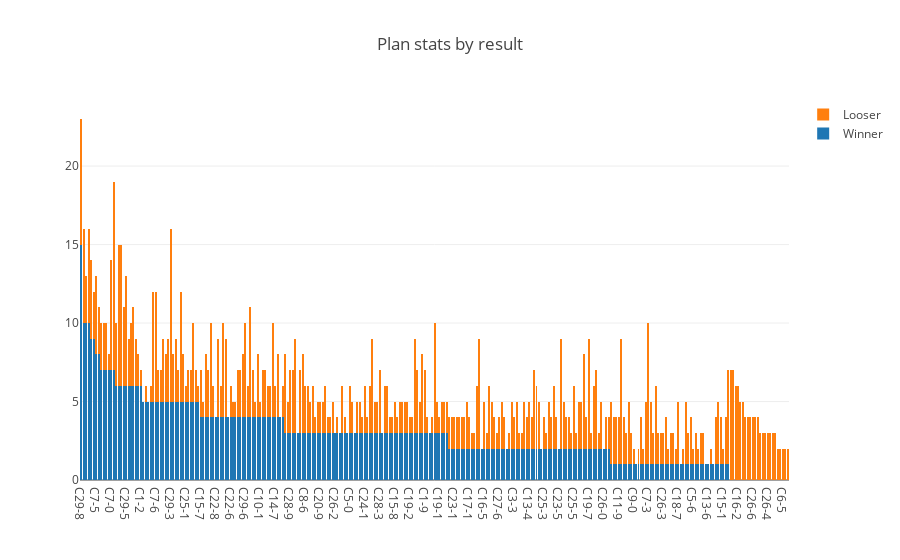

The notebook cell this image was saved under:
### Markdown cell above
Next, we will show the votes ordered by the number of winner votes and lost votes.

### Code cell
planStatsByResult = votedPlans.groupby(by=['id','Result']).count()
planStatsByResult.reset_index(inplace=True)
planStatsByResult.head()

planStatsByResult.sort_values('timestamp', ascending=False, inplace=True)

wins = Bar(x=planStatsByResult[planStatsByResult.Result == "Win"].id, y = planStatsByResult[planStatsByResult.Result == "Win"].timestamp, name = "Winner")
losts = Bar(x=planStatsByResult[planStatsByResult.Result == "Lost"].id, y = planStatsByResult[planStatsByResult.Result == "Lost"].timestamp, name="Looser")

data = [wins, losts]
layout = Layout(
    barmode='stack',
    title = "Plan stats by result"
)



plotly.offline.iplot({
    "data": data,
    "layout": layout
})

### Figure 1 — Plotly figure (JSON) as saved in the notebook; plotly's stock layout.template omitted (floating-point values rounded to 4 significant figures; data arrays with more than 128 entries replaced by an {"elided": "..."} marker saying what was removed)
{"data": [{"name": "Winner", "type": "bar", "x": {"elided": "261 str values"}, "y": {"elided": "261 int values"}}, {"name": "Looser", "type": "bar", "x": {"elided": "263 str values"}, "y": {"elided": "263 int values"}}], "layout": {"barmode": "stack", "title": "Plan stats by result"}}
